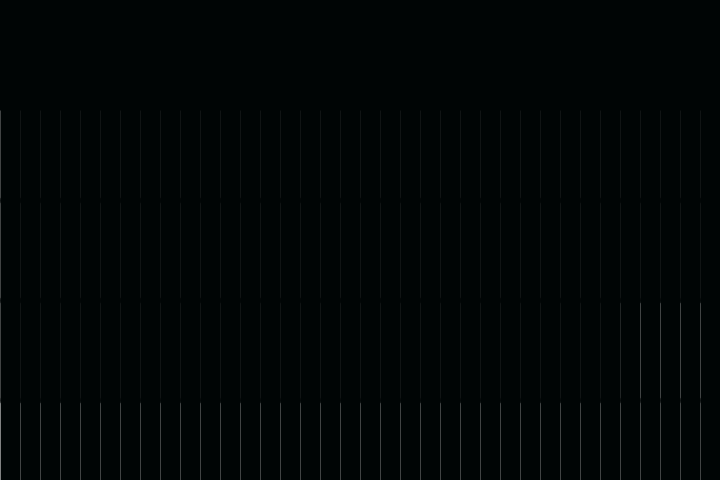
Frame 1 (no input)
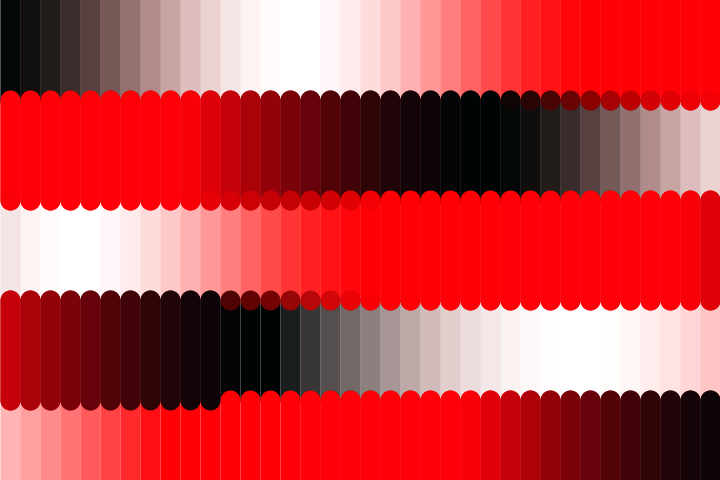
Frame 60 (the mouse pressed at the canvas centre just before this capture)
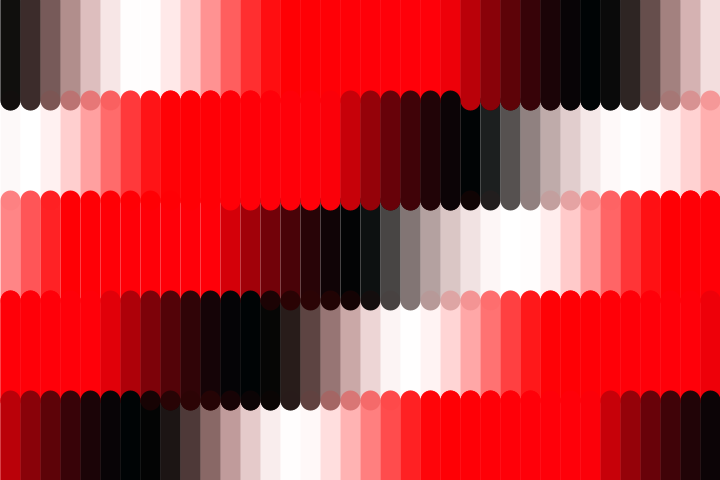
Frame 120 (the mouse held since frame 60 and released just before this capture)

The Processing sketch that drew these frames (run headless with seeded random() and noise(); from frame 60 on, the mouse is pressed at the canvas centre):

// Processing sketch: pattern_26
// ── pattern_26.pde
float x, y;
float xStep = 20;
float yStep = 100;
float a, a_;
int num = 320;


void setup(){
  size(720,480);

}

void draw() {
  background(255, 255, 255);
  strokeWeight(xStep);
  
  int n=0;
  while (n<num) {
    stroke(255-255*cos(radians(a)),5*cos(radians(a)),5-5*sin(radians(a)),255-255*sin(radians(a)));
    line(x,y,x,y+yStep);  
    x+=xStep; 
    if (x>width){
      x=xStep/2;
      y+=yStep;  
    }
   if(y>=height){
     y=0;
     a=0;
    }
    n++;
    a+=a_;
  }
  a_+=0.1;
}
